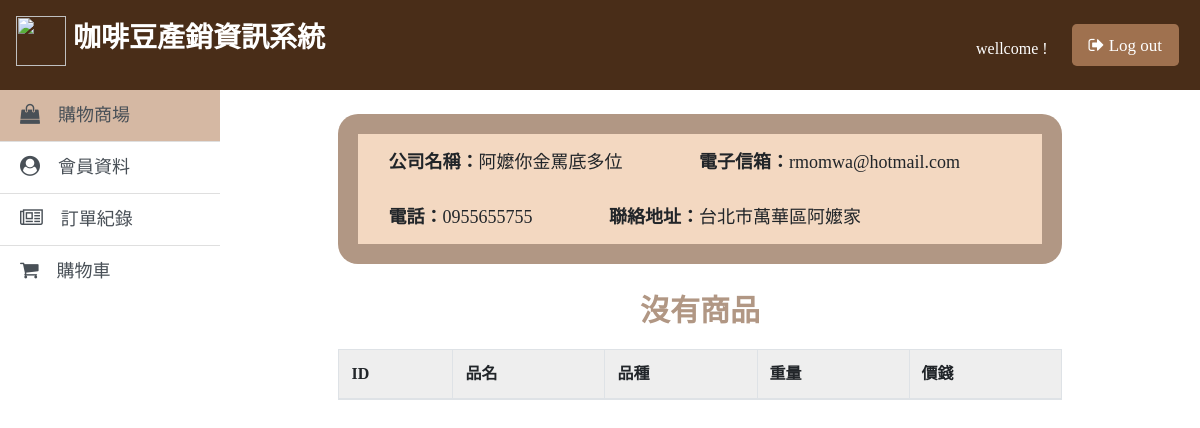
The app's page /php/info_com_detail.php (signed in) with its own data.
### tables this page shows
create table company
	(com_ID               numeric(5,0),
          com_name          varchar(20),
          com_password   varchar(20) NOT NULL,
          com_phone         varchar(10),
          com_address      varchar(50),
          com_email          varchar(50) NOT NULL unique,
          primary key (com_ID)
	);

### php/info_com_detail.php (the view, shortened to what this page needs)
<!DOCTYPE html>
<html>
<head>
    <link rel="stylesheet" href="https://cdnjs.cloudflare.com/ajax/libs/font-awesome/4.7.0/css/font-awesome.min.css">
    <link rel="stylesheet" href="https://maxcdn.bootstrapcdn.com/bootstrap/4.0.0/css/bootstrap.min.css">
</head>
<body style=" font-family: 微軟正黑體;">
    <div class="row no-gutters">
        <div class="col-xs-12 col-sm-12 col-md-12 col-lg-12">
          <nav class="navbar " style="height:90px; background-color: #492D18">
            <a class="navbar-brand" style="color: white;">
              <h3><img src="https://image.flaticon.com/icons/svg/1588/1588922.svg" style="height:50px;width:50px"> <b> 咖啡豆產銷資訊系統</b></h3>
              <ul class="nav navbar-nav">
                <li>
                  <a data-toggle="tab">
                    <span style="color: white">wellcome !</span>
                  </a>
                  <a href="logout.php" class="btn btn-lg" style="height: 42px;font-size: 17px;margin: 0px 5px 10px 20px;background-color: #9F714F;color:white">
                    <span class="fa fa-sign-out"></span> Log out
                  </a>
                </li>
              </ul>
            </a>
          </nav>
        </div>
        <div class="col-xs-2 col-sm-2 col-md-2 col-lg-2">
            <div class="list-group list-group-flush" style="width:110%; font-size: 18px;">
              <a href="shop_cus.php" class="list-group-item list-group-item-action" style="background-color: #D5B8A3"><i class="fa fa-shopping-bag" style="font-size:20px"></i>　購物商場</a>
              <a href="info_cus.php" class="list-group-item list-group-item-action"><i class="fa fa-user-circle" style="font-size:20px"></i>　會員資料</a>
              <a href="rec_cus.php" class="list-group-item list-group-item-action"><i class="fa fa-newspaper-o" style="font-size:20px"></i>　訂單紀錄</a>
              <a href="basket.php" class="list-group-item list-group-item-action"><i class="fa fa-shopping-cart" style="font-size:20px"></i>　購物車</a>
            </div>
        </div>
    <div class="px-5 mt-4 col-xs-10 col-sm-10 col-md-10 col-lg-10">
      <?php
        require('config.php');
        $conn = new mysqli($db_host, $db_user, $db_pass, $db_name);
        $com_ID = $_GET['id'];
        $sql = "SELECT * FROM company WHERE com_ID='{$com_ID}'";
        $result = $conn->query($sql);
        $pro = "SELECT * FROM product WHERE com_ID='{$com_ID}'";
        $pro_result = $conn->query($pro);
        if ($result->num_rows > 0) {
            $row = mysqli_fetch_array ( $result ,MYSQLI_ASSOC);
             echo "
             <div class='frame'>
                <div class='state'>
                  <b>公司名稱：</b>".$row["com_name"]."
                  <b>　　　　電子信箱：</b>".$row["com_email"]."</div><br>
                <div class='state'>
                  <b>電話：</b>".$row["com_phone"]."
                  <b>　　　　聯絡地址：</b>".$row["com_address"]."</div><br>
              </div><br>
              ";
            echo "
              <table id='example' class='table table-striped table-bordered'>
                <thead>
                  <tr>
                    <th>ID</th>
                      <th>品名</th>
                      <th>品種</th>
                      <th>重量</th>
                      <th>價錢</th>
                  </tr>
                </thead><tbody>";
          if ($pro_result->num_rows > 0) {
            while($pro_row = mysqli_fetch_array ( $pro_result ,MYSQLI_ASSOC) ){
              if($pro_row["del"]==0) continue;
                echo "<tr>";
                echo "<td>".$pro_row["product_ID"]."</td>";
                echo "<th><a href='pro_detail_cus.php?id=$pro_row[product_ID]'>".$pro_row["product_name"] ."</th>";
                echo "<td>".$pro_row["variety"]."</td>";
                echo "<td>".$pro_row["weight"]."(g)</td>";
                echo "<td>$".$pro_row["price"]."</td>";
                echo "</tr>";
            }
          }
          else{
            echo "<p align='center' style='color:#B19784;font-size:30px'><b>沒有商品</b></p>";
          }
          echo "</tbody></table>";
        }
        else
        {
          echo "<p align='center' style='color:#B19784;font-size:30px'><b>沒有資料</b></p>";
        }
      ?>
  </div>
</body>
</html>

### php/info_com_detail.php (style rules this page uses)
* { font-family:微軟正黑體; }
.state { display: inline-block; margin-left: auto; margin-right: auto; width:100%; font-size:18px; height:55px; padding:15px 0px 15px 30px; background-color:#F3D8C1; }
.frame { background-color: #B19784; border-radius: 20px; padding: 20px; width:80%; margin-left: auto; margin-right: auto; }
.table { width:80%; margin-left: auto; margin-right: auto; background-color:#eee; }

### records on screen
company: com_name "阿嬤你金罵底多位", com_email "rmomwa@hotmail.com", com_phone "0955655755", com_address "台北市萬華區阿嬤家"
